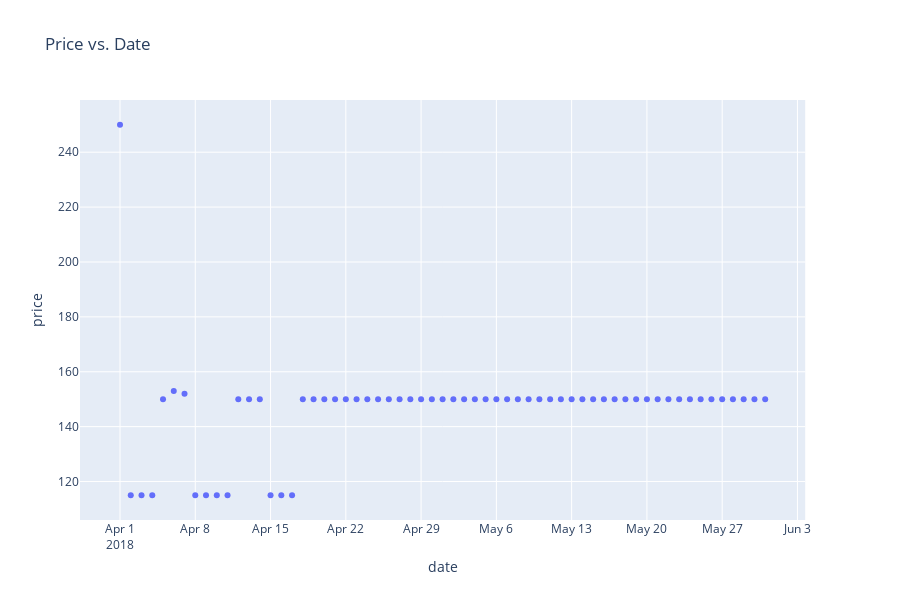

Notebook code for this chart:
### Code cell
fig = px.scatter(df, x="date", y="price", title='Price vs. Date')
fig.show()
